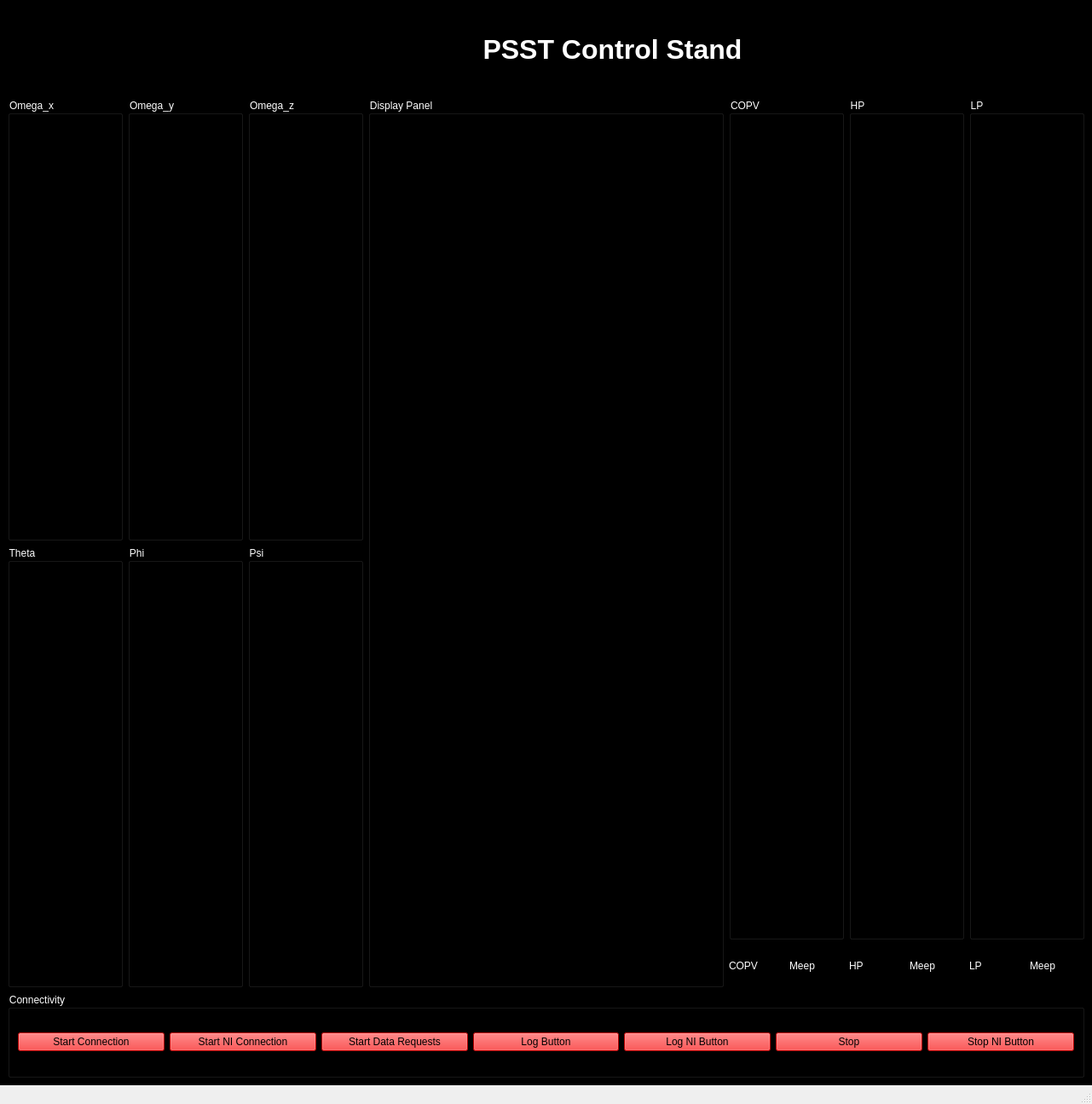
<?xml version="1.0" encoding="UTF-8"?>
<ui version="4.0">
 <class>MainWindowDashboard</class>
 <widget class="QMainWindow" name="MainWindowDashboard">
  <property name="geometry">
   <rect>
    <x>0</x>
    <y>0</y>
    <width>1281</width>
    <height>1295</height>
   </rect>
  </property>
  <property name="windowTitle">
   <string>Dashboard</string>
  </property>
  <widget class="QWidget" name="centralwidget">
   <property name="styleSheet">
    <string notr="true">background-color: rgb(0, 0, 0); color: rgb(255, 255, 255);</string>
   </property>
   <layout class="QVBoxLayout" name="verticalLayout_main">
    <item>
     <widget class="QFrame" name="frame">
      <property name="maximumSize">
       <size>
        <width>16777215</width>
        <height>100</height>
       </size>
      </property>
      <property name="frameShape">
       <enum>QFrame::StyledPanel</enum>
      </property>
      <property name="frameShadow">
       <enum>QFrame::Raised</enum>
      </property>
      <layout class="QHBoxLayout" name="horizontalLayout_3">
       <item>
        <widget class="QLabel" name="Logo">
         <property name="maximumSize">
          <size>
           <width>150</width>
           <height>100</height>
          </size>
         </property>
         <property name="text">
          <string/>
         </property>
         <property name="pixmap">
          <pixmap>ARCS_MissionPatch.png</pixmap>
         </property>
         <property name="scaledContents">
          <bool>true</bool>
         </property>
        </widget>
       </item>
       <item>
        <widget class="QLabel" name="Title_card">
         <property name="maximumSize">
          <size>
           <width>16777215</width>
           <height>100</height>
          </size>
         </property>
         <property name="text">
          <string>&lt;html&gt;&lt;head/&gt;&lt;body&gt;&lt;p align=&quot;center&quot;&gt;&lt;span style=&quot; font-size:24pt; font-weight:600;&quot;&gt;PSST Control Stand&lt;/span&gt;&lt;/p&gt;&lt;/body&gt;&lt;/html&gt;</string>
         </property>
        </widget>
       </item>
      </layout>
     </widget>
    </item>
    <item>
     <layout class="QHBoxLayout" name="horizontalLayout_main">
      <item>
       <layout class="QVBoxLayout" name="verticalLayout_left">
        <item>
         <layout class="QVBoxLayout" name="verticalLayout_omegaSection">
          <item>
           <layout class="QHBoxLayout" name="horizontalLayout_angularDials">
            <item>
             <widget class="QGroupBox" name="groupBox_omega_x_dial">
              <property name="title">
               <string>Omega_x</string>
              </property>
              <layout class="QVBoxLayout" name="verticalLayout_omega_x_dial"/>
             </widget>
            </item>
            <item>
             <widget class="QGroupBox" name="groupBox_omega_y_dial">
              <property name="title">
               <string>Omega_y</string>
              </property>
              <layout class="QVBoxLayout" name="verticalLayout_omega_y_dial"/>
             </widget>
            </item>
            <item>
             <widget class="QGroupBox" name="groupBox_omega_z_dial">
              <property name="title">
               <string>Omega_z</string>
              </property>
              <layout class="QVBoxLayout" name="verticalLayout_omega_z_dial"/>
             </widget>
            </item>
           </layout>
          </item>
         </layout>
        </item>
        <item>
         <layout class="QVBoxLayout" name="verticalLayout_anglesSection">
          <item>
           <layout class="QHBoxLayout" name="horizontalLayout_anglesDials">
            <item>
             <widget class="QGroupBox" name="groupBox_theta_dial">
              <property name="title">
               <string>Theta</string>
              </property>
              <layout class="QVBoxLayout" name="verticalLayout_theta_dial"/>
             </widget>
            </item>
            <item>
             <widget class="QGroupBox" name="groupBox_phi_dial">
              <property name="title">
               <string>Phi</string>
              </property>
              <layout class="QVBoxLayout" name="verticalLayout_phi_dial"/>
             </widget>
            </item>
            <item>
             <widget class="QGroupBox" name="groupBox_psi_dial">
              <property name="title">
               <string>Psi</string>
              </property>
              <layout class="QVBoxLayout" name="verticalLayout_psi_dial"/>
             </widget>
            </item>
           </layout>
          </item>
         </layout>
        </item>
       </layout>
      </item>
      <item>
       <layout class="QVBoxLayout" name="verticalLayout_center">
        <item>
         <widget class="QGroupBox" name="group_box_display_panel">
          <property name="title">
           <string>Display Panel</string>
          </property>
         </widget>
        </item>
       </layout>
      </item>
      <item>
       <layout class="QVBoxLayout" name="verticalLayout_right">
        <item>
         <layout class="QVBoxLayout" name="verticalLayout_pressure">
          <item>
           <layout class="QHBoxLayout" name="horizontalLayout_pressureDials">
            <item>
             <widget class="QGroupBox" name="groupBox_COPV_dial">
              <property name="title">
               <string>COPV</string>
              </property>
              <layout class="QVBoxLayout" name="verticalLayout_COPV_dial"/>
             </widget>
            </item>
            <item>
             <widget class="QGroupBox" name="groupBox_HP_dial">
              <property name="title">
               <string>HP</string>
              </property>
              <layout class="QVBoxLayout" name="verticalLayout_HP_dial"/>
             </widget>
            </item>
            <item>
             <widget class="QGroupBox" name="groupBox_LP_dial">
              <property name="title">
               <string>LP</string>
              </property>
              <layout class="QVBoxLayout" name="verticalLayout_LP_dial"/>
             </widget>
            </item>
           </layout>
          </item>
         </layout>
        </item>
        <item>
         <layout class="QHBoxLayout" name="horizontalLayout_7">
          <item>
           <widget class="QLabel" name="COPVLabe">
            <property name="maximumSize">
             <size>
              <width>16777215</width>
              <height>50</height>
             </size>
            </property>
            <property name="text">
             <string>COPV</string>
            </property>
           </widget>
          </item>
          <item>
           <widget class="QLabel" name="COPVLabel2">
            <property name="maximumSize">
             <size>
              <width>16777215</width>
              <height>50</height>
             </size>
            </property>
            <property name="text">
             <string>Meep</string>
            </property>
           </widget>
          </item>
          <item>
           <widget class="QLabel" name="HPLabel">
            <property name="maximumSize">
             <size>
              <width>16777215</width>
              <height>50</height>
             </size>
            </property>
            <property name="text">
             <string>HP</string>
            </property>
           </widget>
          </item>
          <item>
           <widget class="QLabel" name="HPLabel2">
            <property name="maximumSize">
             <size>
              <width>16777215</width>
              <height>50</height>
             </size>
            </property>
            <property name="text">
             <string>Meep</string>
            </property>
           </widget>
          </item>
          <item>
           <widget class="QLabel" name="LPLabel">
            <property name="maximumSize">
             <size>
              <width>16777215</width>
              <height>50</height>
             </size>
            </property>
            <property name="text">
             <string>LP</string>
            </property>
           </widget>
          </item>
          <item>
           <widget class="QLabel" name="LPLabel2">
            <property name="maximumSize">
             <size>
              <width>16777215</width>
              <height>50</height>
             </size>
            </property>
            <property name="text">
             <string>Meep</string>
            </property>
           </widget>
          </item>
         </layout>
        </item>
       </layout>
      </item>
     </layout>
    </item>
    <item>
     <layout class="QHBoxLayout" name="horizontalLayout">
      <item>
       <widget class="QGroupBox" name="groupBox_2">
        <property name="maximumSize">
         <size>
          <width>16777215</width>
          <height>100</height>
         </size>
        </property>
        <property name="title">
         <string>Connectivity</string>
        </property>
        <layout class="QHBoxLayout" name="horizontalLayout_2">
         <item>
          <widget class="QPushButton" name="start_button">
           <property name="styleSheet">
            <string notr="true">background-color: rgb(255, 0, 0);
color: rgb(0, 0, 0);</string>
           </property>
           <property name="text">
            <string>Start Connection</string>
           </property>
          </widget>
         </item>
         <item>
          <widget class="QPushButton" name="start_NIbutton">
           <property name="styleSheet">
            <string notr="true">background-color: rgb(255, 0, 0);
color: rgb(0, 0, 0);</string>
           </property>
           <property name="text">
            <string>Start NI Connection</string>
           </property>
          </widget>
         </item>
         <item>
          <widget class="QPushButton" name="start_data_button">
           <property name="styleSheet">
            <string notr="true">background-color: rgb(255, 0, 0);
color: rgb(0, 0, 0);</string>
           </property>
           <property name="text">
            <string>Start Data Requests</string>
           </property>
          </widget>
         </item>
         <item>
          <widget class="QPushButton" name="log_button">
           <property name="styleSheet">
            <string notr="true">background-color: rgb(255, 0, 0);
color: rgb(0, 0, 0);</string>
           </property>
           <property name="text">
            <string>Log Button</string>
           </property>
          </widget>
         </item>
         <item>
          <widget class="QPushButton" name="log_NIbutton">
           <property name="styleSheet">
            <string notr="true">background-color: rgb(255, 0, 0);
color: rgb(0, 0, 0);</string>
           </property>
           <property name="text">
            <string>Log NI Button</string>
           </property>
          </widget>
         </item>
         <item>
          <widget class="QPushButton" name="stop_button">
           <property name="styleSheet">
            <string notr="true">background-color: rgb(255, 0, 0);
color: rgb(0, 0, 0);</string>
           </property>
           <property name="text">
            <string>Stop</string>
           </property>
          </widget>
         </item>
         <item>
          <widget class="QPushButton" name="stop_NIbutton">
           <property name="styleSheet">
            <string notr="true">background-color: rgb(255, 0, 0);
color: rgb(0, 0, 0);</string>
           </property>
           <property name="text">
            <string>Stop NI Button</string>
           </property>
          </widget>
         </item>
        </layout>
       </widget>
      </item>
     </layout>
    </item>
   </layout>
  </widget>
  <widget class="QMenuBar" name="menubar">
   <property name="geometry">
    <rect>
     <x>0</x>
     <y>0</y>
     <width>1281</width>
     <height>21</height>
    </rect>
   </property>
  </widget>
  <widget class="QStatusBar" name="statusbar"/>
 </widget>
 <resources/>
 <connections/>
</ui>
